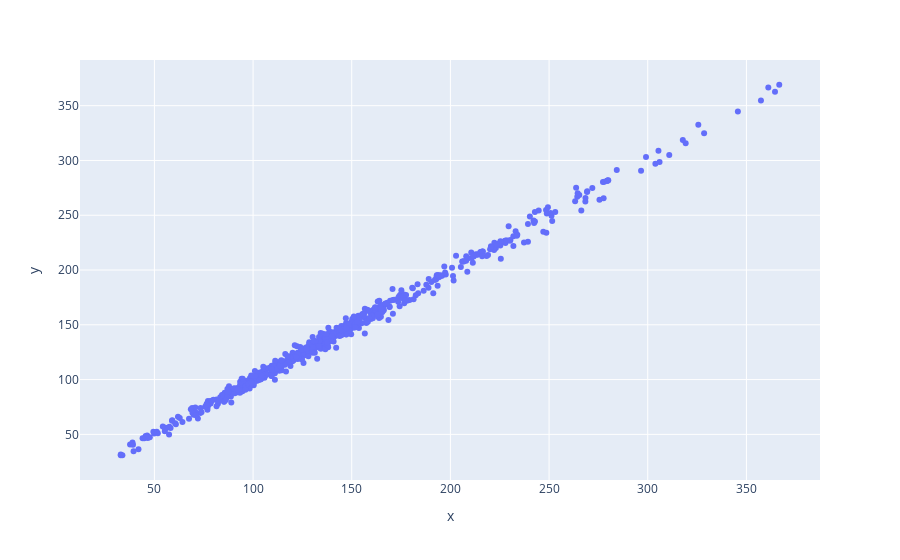

The notebook cell saved with this chart:
### Code cell
# Make predictions
predictions = predictor.predict(X_test)
print(f"Predicted: {predictions}, Actual: {predictor.scaler_y.inverse_transform(y_test)}")

import plotly.express as px
p=[]
for i in predictions:
    p.append(i[0])

act=[]
for i in predictor.scaler_y.inverse_transform(y_test):
    act.append(i[0])
# Plot the predictions
fig = px.scatter(x=act, y=p)
fig.show()

### Figure 1 — Plotly figure (JSON) as saved in the notebook; plotly's stock layout.template omitted (floating-point values rounded to 4 significant figures; data arrays with more than 128 entries replaced by an {"elided": "..."} marker saying what was removed)
{"data": [{"hovertemplate": "x=%{x}<br>y=%{y}<extra></extra>", "legendgroup": "", "marker": {"color": "#636efa", "symbol": "circle"}, "mode": "markers", "name": "", "orientation": "v", "showlegend": false, "type": "scatter", "x": {"elided": "649 float values"}, "xaxis": "x", "y": {"elided": "649 float values"}, "yaxis": "y"}], "layout": {"legend": {"tracegroupgap": 0}, "margin": {"t": 60}, "xaxis": {"anchor": "y", "domain": [0, 1], "title": {"text": "x"}}, "yaxis": {"anchor": "x", "domain": [0, 1], "title": {"text": "y"}}}}
